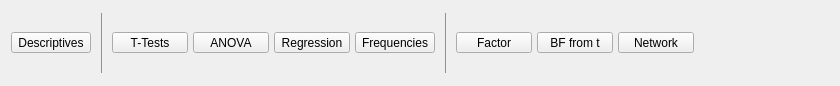
<?xml version="1.0" encoding="UTF-8"?>
<ui version="4.0">
 <class>RibbonAnalysis</class>
 <widget class="QWidget" name="RibbonAnalysis">
  <property name="geometry">
   <rect>
    <x>0</x>
    <y>0</y>
    <width>840</width>
    <height>86</height>
   </rect>
  </property>
  <property name="windowTitle">
   <string>Form</string>
  </property>
  <layout class="QGridLayout" name="gridLayout_7">
   <property name="topMargin">
    <number>4</number>
   </property>
   <property name="rightMargin">
    <number>0</number>
   </property>
   <property name="bottomMargin">
    <number>4</number>
   </property>
   <property name="horizontalSpacing">
    <number>0</number>
   </property>
   <item row="0" column="7">
    <spacer name="horizontalSpacer">
     <property name="orientation">
      <enum>Qt::Horizontal</enum>
     </property>
     <property name="sizeHint" stdset="0">
      <size>
       <width>61</width>
       <height>20</height>
      </size>
     </property>
    </spacer>
   </item>
   <item row="0" column="0">
    <widget class="QWidget" name="widget" native="true">
     <layout class="QGridLayout" name="gridLayout">
      <property name="leftMargin">
       <number>0</number>
      </property>
      <property name="topMargin">
       <number>6</number>
      </property>
      <property name="rightMargin">
       <number>0</number>
      </property>
      <property name="bottomMargin">
       <number>6</number>
      </property>
      <property name="verticalSpacing">
       <number>3</number>
      </property>
      <item row="0" column="0">
       <widget class="QWidget" name="widget_9" native="true">
        <layout class="QGridLayout" name="gridLayout_4">
         <property name="leftMargin">
          <number>0</number>
         </property>
         <property name="topMargin">
          <number>0</number>
         </property>
         <property name="rightMargin">
          <number>0</number>
         </property>
         <property name="bottomMargin">
          <number>0</number>
         </property>
         <item row="1" column="0">
          <widget class="RibbonButton" name="Descriptives">
           <property name="minimumSize">
            <size>
             <width>76</width>
             <height>0</height>
            </size>
           </property>
           <property name="text">
            <string>Descriptives</string>
           </property>
           <property name="icon">
            <iconset resource="../resources/icons.qrc">
             <normaloff>:/icons/analysis-descriptives.svg</normaloff>:/icons/analysis-descriptives.svg</iconset>
           </property>
           <property name="iconSize">
            <size>
             <width>37</width>
             <height>28</height>
            </size>
           </property>
           <property name="popupMode">
            <enum>QToolButton::InstantPopup</enum>
           </property>
           <property name="toolButtonStyle">
            <enum>Qt::ToolButtonTextUnderIcon</enum>
           </property>
          </widget>
         </item>
        </layout>
       </widget>
      </item>
     </layout>
    </widget>
   </item>
   <item row="0" column="4">
    <widget class="QWidget" name="otherPanel" native="true">
     <layout class="QGridLayout" name="gridLayout_5">
      <property name="leftMargin">
       <number>0</number>
      </property>
      <property name="topMargin">
       <number>6</number>
      </property>
      <property name="rightMargin">
       <number>0</number>
      </property>
      <property name="bottomMargin">
       <number>6</number>
      </property>
      <property name="verticalSpacing">
       <number>3</number>
      </property>
      <item row="0" column="0">
       <widget class="QWidget" name="widget_11" native="true">
        <layout class="QGridLayout" name="gridLayout_6">
         <property name="leftMargin">
          <number>0</number>
         </property>
         <property name="topMargin">
          <number>0</number>
         </property>
         <property name="rightMargin">
          <number>0</number>
         </property>
         <property name="bottomMargin">
          <number>0</number>
         </property>
         <property name="horizontalSpacing">
          <number>5</number>
         </property>
         <item row="0" column="1">
          <widget class="RibbonButton" name="factoranalysisButton">
           <property name="minimumSize">
            <size>
             <width>76</width>
             <height>0</height>
            </size>
           </property>
           <property name="text">
            <string>Factor</string>
           </property>
           <property name="icon">
            <iconset resource="../resources/icons.qrc">
             <normaloff>:/icons/analysis-classical-sem.svg</normaloff>:/icons/analysis-classical-sem.svg</iconset>
           </property>
           <property name="iconSize">
            <size>
             <width>37</width>
             <height>28</height>
            </size>
           </property>
           <property name="popupMode">
            <enum>QToolButton::InstantPopup</enum>
           </property>
           <property name="toolButtonStyle">
            <enum>Qt::ToolButtonTextUnderIcon</enum>
           </property>
          </widget>
         </item>
         <item row="0" column="2">
          <widget class="RibbonButton" name="BFFromT">
           <property name="minimumSize">
            <size>
             <width>76</width>
             <height>0</height>
            </size>
           </property>
           <property name="text">
            <string>BF from t</string>
           </property>
           <property name="icon">
            <iconset resource="../resources/icons.qrc">
             <normaloff>:/icons/analysis-bayesian-ttest.svg</normaloff>:/icons/analysis-bayesian-ttest.svg</iconset>
           </property>
           <property name="iconSize">
            <size>
             <width>37</width>
             <height>28</height>
            </size>
           </property>
           <property name="popupMode">
            <enum>QToolButton::InstantPopup</enum>
           </property>
           <property name="toolButtonStyle">
            <enum>Qt::ToolButtonTextUnderIcon</enum>
           </property>
          </widget>
         </item>
         <item row="0" column="3">
          <widget class="RibbonButton" name="networkButton">
           <property name="minimumSize">
            <size>
             <width>76</width>
             <height>0</height>
            </size>
           </property>
           <property name="text">
            <string>Network</string>
           </property>
           <property name="icon">
            <iconset resource="../resources/icons.qrc">
             <normaloff>:/icons/analysis-bayesian-crosstabs.svg</normaloff>:/icons/analysis-bayesian-crosstabs.svg</iconset>
           </property>
           <property name="iconSize">
            <size>
             <width>37</width>
             <height>28</height>
            </size>
           </property>
           <property name="popupMode">
            <enum>QToolButton::InstantPopup</enum>
           </property>
           <property name="toolButtonStyle">
            <enum>Qt::ToolButtonTextUnderIcon</enum>
           </property>
          </widget>
         </item>
        </layout>
       </widget>
      </item>
     </layout>
    </widget>
   </item>
   <item row="0" column="1">
    <widget class="QWidget" name="sep1" native="true">
     <layout class="QGridLayout" name="gridLayout_8">
      <item row="0" column="0">
       <widget class="Line" name="line1">
        <property name="styleSheet">
         <string notr="true">QWidget {	color : #929292 ; }</string>
        </property>
        <property name="frameShadow">
         <enum>QFrame::Plain</enum>
        </property>
        <property name="orientation">
         <enum>Qt::Vertical</enum>
        </property>
       </widget>
      </item>
     </layout>
    </widget>
   </item>
   <item row="0" column="3">
    <widget class="QWidget" name="sep2" native="true">
     <property name="styleSheet">
      <string notr="true">QWidget {	color : #929292 ; }</string>
     </property>
     <layout class="QGridLayout" name="gridLayout_9">
      <item row="0" column="0">
       <widget class="Line" name="line2">
        <property name="frameShadow">
         <enum>QFrame::Plain</enum>
        </property>
        <property name="orientation">
         <enum>Qt::Vertical</enum>
        </property>
       </widget>
      </item>
     </layout>
    </widget>
   </item>
   <item row="0" column="2">
    <widget class="QWidget" name="mainPanel" native="true">
     <layout class="QGridLayout" name="gridLayout_2">
      <property name="leftMargin">
       <number>0</number>
      </property>
      <property name="topMargin">
       <number>6</number>
      </property>
      <property name="rightMargin">
       <number>0</number>
      </property>
      <property name="bottomMargin">
       <number>6</number>
      </property>
      <property name="verticalSpacing">
       <number>3</number>
      </property>
      <item row="0" column="0">
       <widget class="QWidget" name="widget_10" native="true">
        <layout class="QGridLayout" name="gridLayout_3">
         <property name="leftMargin">
          <number>0</number>
         </property>
         <property name="topMargin">
          <number>0</number>
         </property>
         <property name="rightMargin">
          <number>0</number>
         </property>
         <property name="bottomMargin">
          <number>0</number>
         </property>
         <property name="horizontalSpacing">
          <number>5</number>
         </property>
         <item row="0" column="0">
          <widget class="RibbonButton" name="ttestButton">
           <property name="minimumSize">
            <size>
             <width>76</width>
             <height>0</height>
            </size>
           </property>
           <property name="text">
            <string>T-Tests</string>
           </property>
           <property name="icon">
            <iconset resource="../resources/icons.qrc">
             <normaloff>:/icons/analysis-classical-ttest.svg</normaloff>:/icons/analysis-classical-ttest.svg</iconset>
           </property>
           <property name="iconSize">
            <size>
             <width>37</width>
             <height>28</height>
            </size>
           </property>
           <property name="popupMode">
            <enum>QToolButton::InstantPopup</enum>
           </property>
           <property name="toolButtonStyle">
            <enum>Qt::ToolButtonTextUnderIcon</enum>
           </property>
          </widget>
         </item>
         <item row="0" column="1">
          <widget class="RibbonButton" name="anovaButton">
           <property name="minimumSize">
            <size>
             <width>76</width>
             <height>0</height>
            </size>
           </property>
           <property name="text">
            <string>ANOVA</string>
           </property>
           <property name="icon">
            <iconset resource="../resources/icons.qrc">
             <normaloff>:/icons/analysis-classical-anova.svg</normaloff>:/icons/analysis-classical-anova.svg</iconset>
           </property>
           <property name="iconSize">
            <size>
             <width>37</width>
             <height>28</height>
            </size>
           </property>
           <property name="popupMode">
            <enum>QToolButton::InstantPopup</enum>
           </property>
           <property name="toolButtonStyle">
            <enum>Qt::ToolButtonTextUnderIcon</enum>
           </property>
          </widget>
         </item>
         <item row="0" column="2">
          <widget class="RibbonButton" name="regressionButton">
           <property name="minimumSize">
            <size>
             <width>76</width>
             <height>0</height>
            </size>
           </property>
           <property name="text">
            <string>Regression</string>
           </property>
           <property name="icon">
            <iconset resource="../resources/icons.qrc">
             <normaloff>:/icons/analysis-classical-regression.svg</normaloff>:/icons/analysis-classical-regression.svg</iconset>
           </property>
           <property name="iconSize">
            <size>
             <width>37</width>
             <height>28</height>
            </size>
           </property>
           <property name="popupMode">
            <enum>QToolButton::InstantPopup</enum>
           </property>
           <property name="toolButtonStyle">
            <enum>Qt::ToolButtonTextUnderIcon</enum>
           </property>
          </widget>
         </item>
         <item row="0" column="3">
          <widget class="RibbonButton" name="frequenciesButton">
           <property name="minimumSize">
            <size>
             <width>76</width>
             <height>0</height>
            </size>
           </property>
           <property name="text">
            <string>Frequencies</string>
           </property>
           <property name="icon">
            <iconset resource="../resources/icons.qrc">
             <normaloff>:/icons/analysis-classical-crosstabs.svg</normaloff>:/icons/analysis-classical-crosstabs.svg</iconset>
           </property>
           <property name="iconSize">
            <size>
             <width>37</width>
             <height>28</height>
            </size>
           </property>
           <property name="popupMode">
            <enum>QToolButton::InstantPopup</enum>
           </property>
           <property name="toolButtonStyle">
            <enum>Qt::ToolButtonTextUnderIcon</enum>
           </property>
          </widget>
         </item>
        </layout>
       </widget>
      </item>
     </layout>
    </widget>
   </item>
  </layout>
  <zorder>widget</zorder>
  <zorder>mainPanel</zorder>
  <zorder>otherPanel</zorder>
  <zorder>sep1</zorder>
  <zorder>sep2</zorder>
 </widget>
 <customwidgets>
  <customwidget>
   <class>RibbonButton</class>
   <extends>QToolButton</extends>
   <header>widgets/ribbonbutton.h</header>
  </customwidget>
 </customwidgets>
 <resources>
  <include location="../resources/icons.qrc"/>
  <include location="../resources/icons.qrc"/>
 </resources>
 <connections/>
 <slots>
  <slot>itemSelected()</slot>
  <slot>menuItemSelected()</slot>
 </slots>
</ui>
